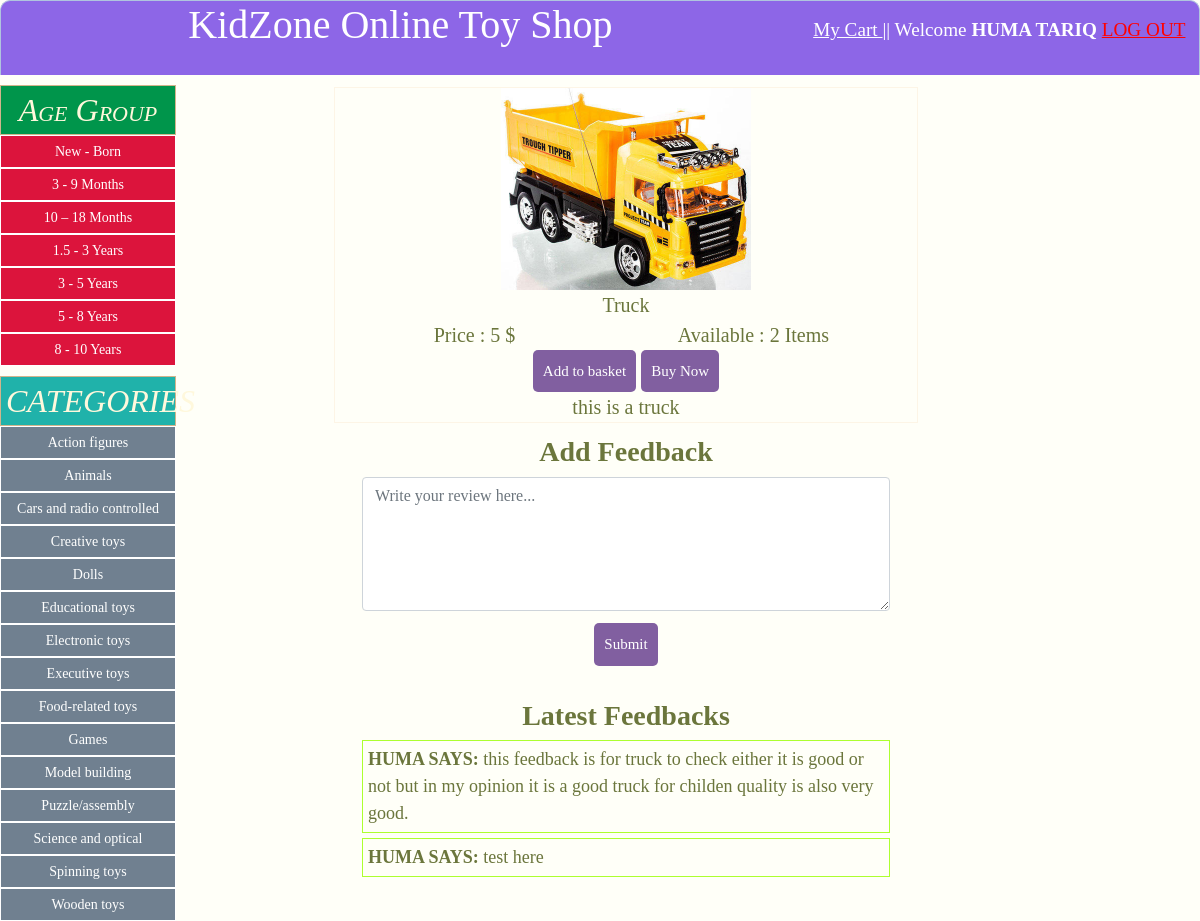
The app's page /toy_details.php?toy_id=1 (signed in) with its own data.
### tables this page shows
CREATE TABLE `tblagegroups` (
  `AG_ID` int(11) NOT NULL,
  `AG_Dscr` text NOT NULL
);

CREATE TABLE `tblcategories` (
  `cat_ID` int(11) NOT NULL,
  `cat_dscr` text NOT NULL
);

CREATE TABLE `tbltoys` (
  `Toy_ID` int(100) NOT NULL,
  `Toy_Name` varchar(200) NOT NULL,
  `Toy_Dscr` varchar(500) NOT NULL,
  `Toy_Price` int(100) NOT NULL,
  `Toy_Photo` varchar(500) NOT NULL,
  `Toy_Cat` int(100) NOT NULL,
  `Toy_Age` int(100) NOT NULL,
  `Stock` int(100) NOT NULL
);

### toy_details.php (the view, shortened to what this page needs)
<?php
 include_once ('header.php') ?>
<form method="post" action="toy_details.php">
    <div class="row ">
        <div class="home-head row col-md-12">
            <div class="col-md-2 anch pull-left">
            <h2 class="age-group-toy">
                    Age Group
                  </h2>
            <?php
                $agegroupquery = "SELECT * FROM tblagegroups order by 1 asc";
                $agresult = mysqli_query($db, $agegroupquery);
                  while( $row = mysqli_fetch_assoc( $agresult ) )
                  {
                  ?>
                  <a class='anch-age-toy' href='toys.php?Toy_Age=<?php echo $row['AG_ID'];?>'><?php echo $row['AG_Dscr'];?> </a>
                   <?php
                }
                ?>
            <h2 class='categories-toy'>
                    CATEGORIES
                </h2>
          <?php
                $agegroupquery = "SELECT * FROM tblcategories order by 1 asc";
                $agresult = mysqli_query($db, $agegroupquery);
                  while( $row = mysqli_fetch_assoc( $agresult ) )
                  {
                    ?>
                  <a class='anch-cat-toy' href='toys.php?Toy_Cat=<?php echo $row['cat_ID'];?>'><?php echo $row['cat_dscr'];?> </a>
                  <?php
                }
                ?>
            </div>
            <div class="col-md-9 margin-top-12 pull-left">
                <div class="row col-md-12">
                <?php
                $queryString = $_SERVER['QUERY_STRING'];
                if(empty($queryString))
                {
                    echo 'Nothing to show';
                }
                else
                {
                $toysquery = "SELECT * FROM tbltoys where ".$queryString;
                $toyresult = mysqli_query($db, $toysquery);
                    while ($rows = $toyresult->fetch_assoc())
                  {
                    ?>
                <div class="col-md-8 offset-md-2 each-toy">
                    <img src="toys/<?php echo $rows['Toy_Photo'];?>" alt="Truck"><br />
                    <label class="each-toy-p"><?php echo $rows['Toy_Name'];$_SESSION['toy_id']=$rows['Toy_ID'];$_SESSION['codtoy_id']=$rows['Toy_ID'];?></label>
                    <div class="row col-md-12">
                        <div class="col-md-6">Price : <?php echo $rows['Toy_Price'];?> $</div>
                        <div class="col-md-6">Available : <?php echo $rows['Stock'];?> Items</div>
                    </div>
  	                <button type="submit" class="btn btn-primary" <?php if ($rows['Stock'] <= '0'){ ?> disabled <?php   } ?> name="buy_toy">Add to basket </button>
  	                <button type="submit" class="btn btn-primary" <?php if ($rows['Stock'] <= '0'){ ?> disabled <?php   } ?> name="buy_toy_cod">Buy Now </button>
                    <div class="col-md-12">
                    <label class=""><?php echo $rows['Toy_Dscr'];?></label>
                    </div>
                </div>
                  <?php
                }
            }
                ?>
                </div>
        <div class="row container">
                  <?php
                    if(empty($queryString))
                    {
                        echo '';
                    }
                    else{
                  ?>
                <div class="col-md-8 offset-md-2 margin-top-12">
                    <h3><b>Add Feedback</b></h3>
                </div>
                <div class="col-md-8 offset-md-2">
                <textarea class="form-control" rows="5" placeholder="Write your review here..." name="remark" id="remark" ></textarea>
                <p><button  class="btn btn-default btn-sm btn-info" id="srr_rating" name="srr_rating">Submit</button></p>
                </div>
                <?php }
                ?>
                <div class="col-md-8 offset-md-2 margin-top-12">
                    <h3><b>Latest Feedbacks</b></h3>
                    <?php
                    if(empty($queryString))
                    {
                        echo 'Nothing to show';
                    }
                    else{
                      $toysquery = "SELECT distinct fb_user_id,fb_dscr FROM tbl_feedback where ".$queryString ." order by fb_id desc";
                      $toyresult = mysqli_query($db, $toysquery);
                          while ($rows = $toyresult->fetch_assoc())
                        {
                          ?>
                            <div class="col-md-12 feedback-com ">
                            <b class="text-uppercase"><?php echo $rows['fb_user_id'];?> says: </b>
                            <?php echo $rows['fb_dscr'];?>
                            </div>
                          <?php
                        }
                    }
                    ?>
                </div>
        </div>
    </div>
</form>
<?php
 include_once ('footer.php') ?>

### style.css (style rules this page uses)
* { margin: 0px; padding: 0px; }
body { font-size: 120%; background: #fffff8; background-size: 200%; font-family: "Quicksand"; }
.home-head { text-align: center; color: #6b763c; font-size: 40px; }
.btn { padding: 10px; font-size: 15px; color: white; background: #815fa0; border: none; border-radius: 5px; }
.anch-age-toy { border: 1px solid; padding: 5px; margin: 0px; display: block; color: white; background-color: crimson; text-decoration: none; font-size: 14px; }
.age-group-toy { padding: 5px; border: solid 1px; border-color: tan; margin-top: 10px; background-color: #00954b; color: cornsilk; font-style: italic; font-variant-caps: petite-caps; margin-bottom: 0px; }
.anch-cat-toy { border: 1px solid; padding: 5px; margin: 0px; display: block; color: white; background-color: slategray; text-decoration: none; font-size: 14px; }
.categories-toy { padding: 5px; border: solid 1px; border-color: tan; margin-top: 10px; background-color: lightseagreen; color: cornsilk; font-style: italic; font-variant-caps: petite-caps; margin-bottom: 0px; }
.each-toy img { width: 250px; }
.margin-top-12 { margin-top: 12px; }
.each-toy { margin: auto 0 px; font-size: 20px; border: 1px solid oldlace; }
.each-toy-p { margin-bottom: 0 px; }
.feedback-com { font-size: 18px; border: 1px solid greenyellow; margin-top: 5px; padding: 5px; text-align: left; }

### records on screen
tblagegroups: AG_Dscr "New - Born"
tblagegroups: AG_Dscr "3 - 9 Months"
tblagegroups: AG_Dscr "10 – 18 Months"
tblagegroups: AG_Dscr "1.5 - 3 Years"
tblagegroups: AG_Dscr "3 - 5 Years"
tblagegroups: AG_Dscr "5 - 8 Years"
tblagegroups: AG_Dscr "8 - 10 Years"
tblcategories: cat_dscr "Action figures"
tblcategories: cat_dscr "Animals"
tblcategories: cat_dscr "Cars and radio controlled"
tblcategories: cat_dscr "Creative toys"
tblcategories: cat_dscr "Dolls"
tblcategories: cat_dscr "Educational toys"
tblcategories: cat_dscr "Electronic toys"
tblcategories: cat_dscr "Executive toys"
tblcategories: cat_dscr "Food-related toys"
tblcategories: cat_dscr "Games"
tblcategories: cat_dscr "Model building"
tblcategories: cat_dscr "Puzzle/assembly"
tblcategories: cat_dscr "Science and optical"
tblcategories: cat_dscr "Spinning toys"
tblcategories: cat_dscr "Wooden toys"
tbltoys: Toy_Photo (picture), Toy_Name "Truck", Toy_Price "5", Stock "2", Toy_Dscr "this is a truck"

### other values on screen
$_SESSION['username'] "HUMA TARIQ"
$rows['fb_user_id'] "HUMA"
$rows['fb_dscr'] "this feedback is for truck to check either it is good or not but in my opinion it is a good truck for childen quality is also very good."
$rows['fb_dscr'] "test here"
